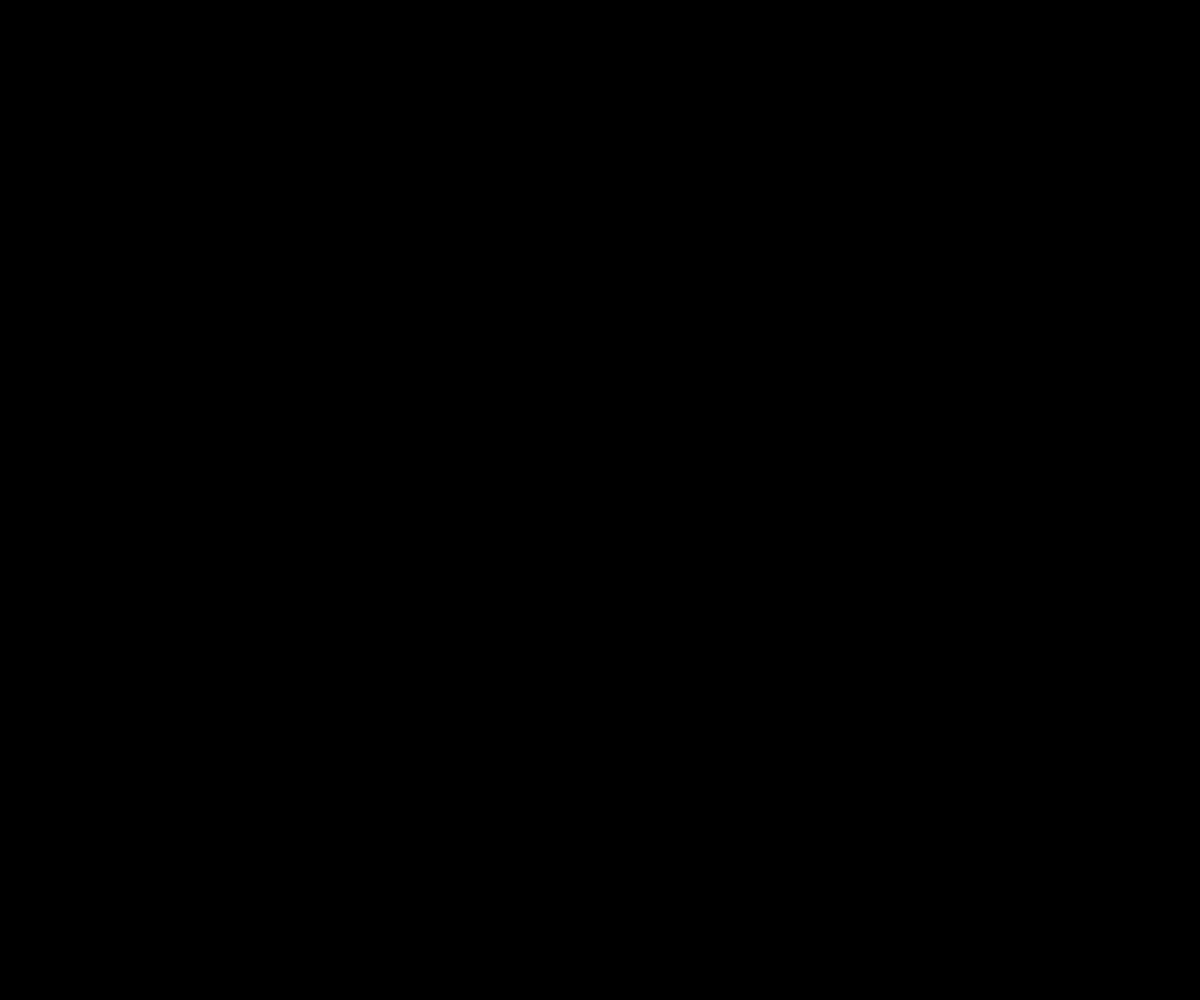
Frame 1 (no input)
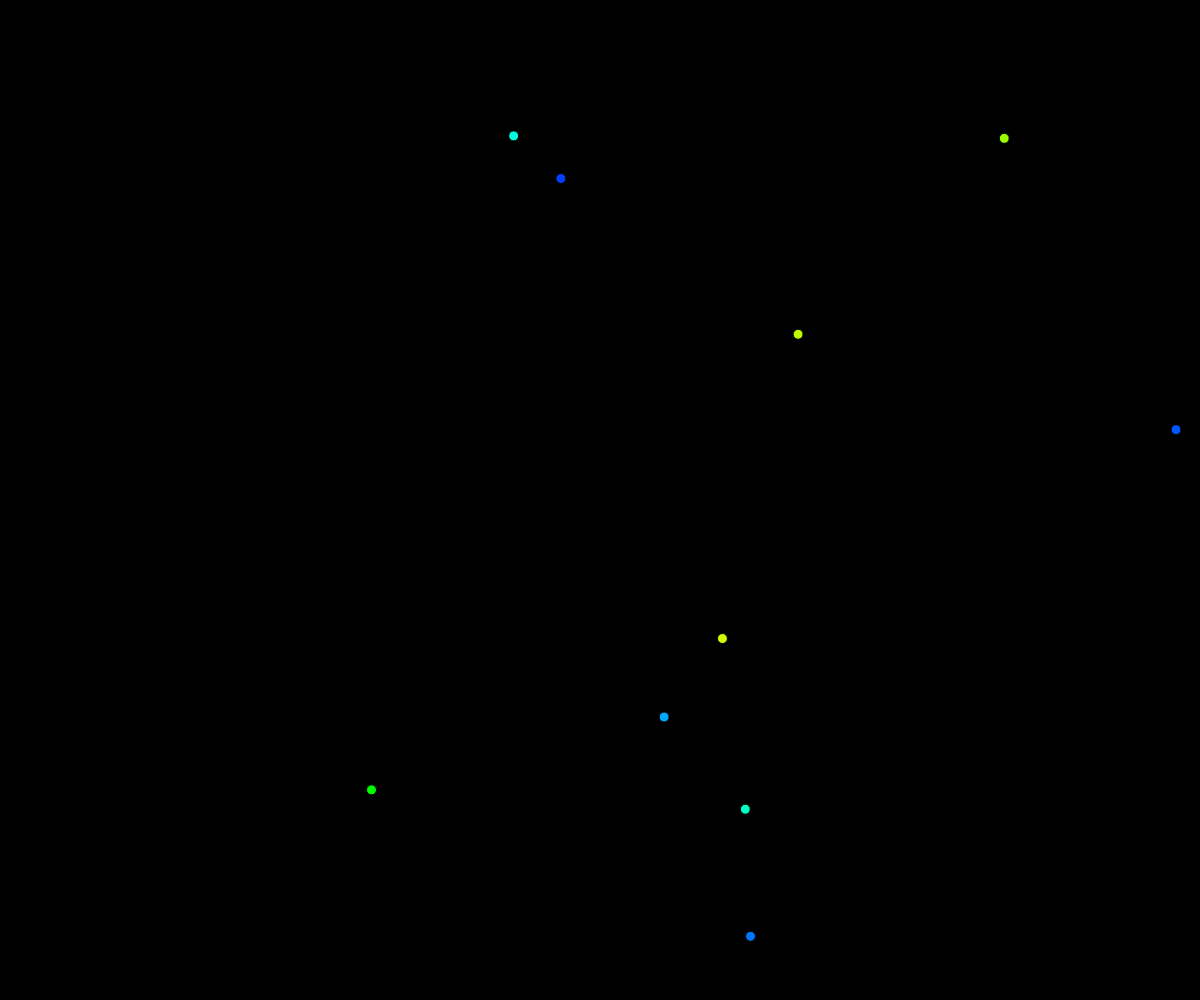
Frame 60 (no input)
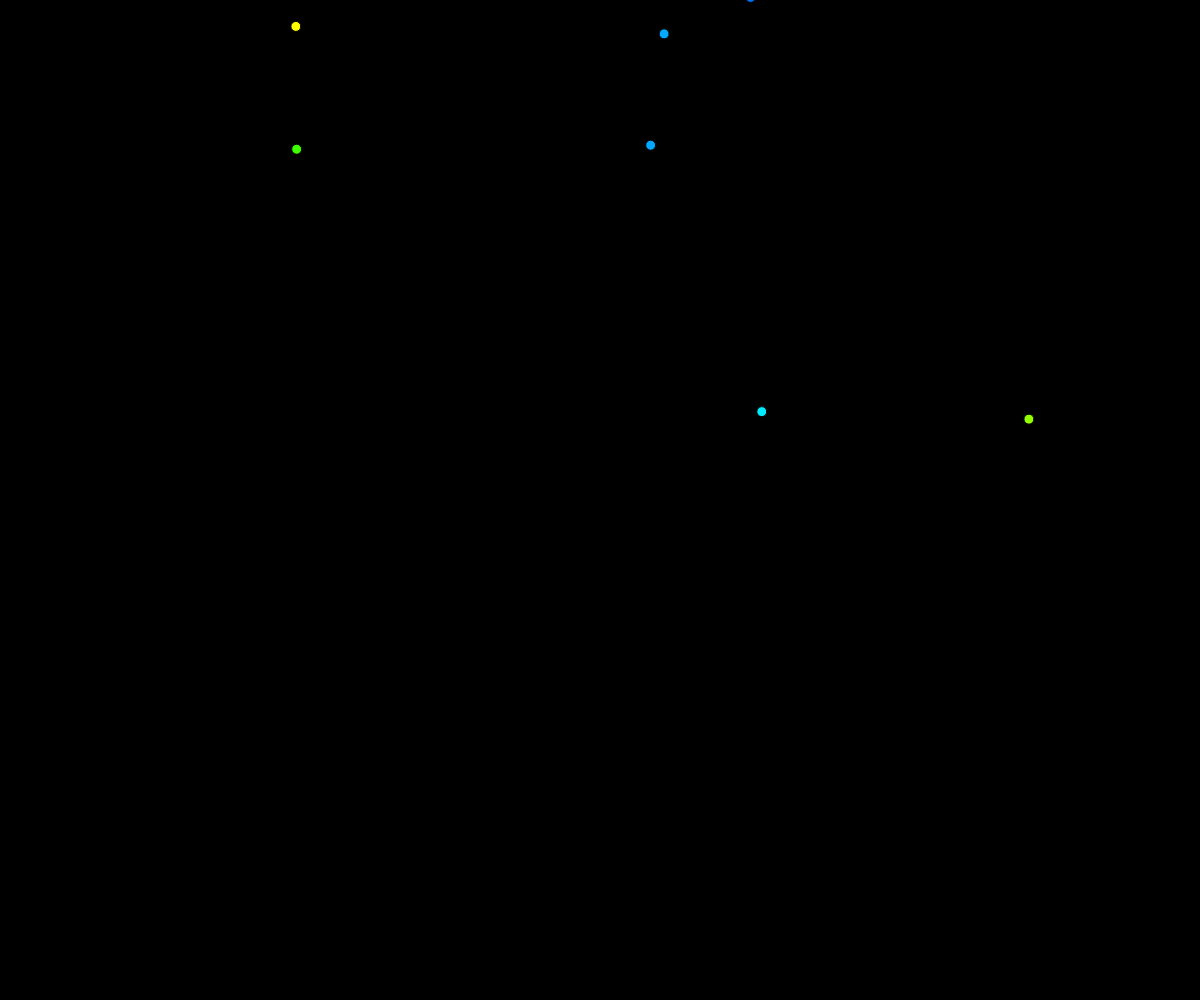
Frame 120 (the mouse pressed at the canvas centre since frame 60)

The p5.js sketch that drew these frames (run headless with seeded random() and noise() and a simulated clock; from frame 60 on, the mouse is pressed at the canvas centre):

// p5.js sketch
// ── sketch.js
/// <reference path="./p5.global-mode.d.ts" />

function setup() {
	createCanvas(windowWidth, windowHeight);
	frameRate(30);

	avg_velocity = windowHeight/50;
	rockets = [];
	particels = [];
	n_particel = 20;
	n_scalar = 2;
	propability_start = 0.1;
	var_velocity = 3;
}

function draw() {
	var window_vector = createVector(windowWidth, windowHeight);
	background(0, 0, 0);
	// if (rockets.length <  1 && particels.length <  1 ) {
	if (random(1)<propability_start) {
		var start_position = createVector(random(windowWidth), windowHeight - 20.0);
		var start_velocity = createVector(0.0, -(avg_velocity+random(var_velocity)));
		rockets.push(new Particel(start_position, start_velocity,random(255)));
	}
	for (var i = rockets.length - 1; i >= 0; i--) {
		rockets[i].move();
		rockets[i].show();

		// Explode at the highest point
		if (rockets[i].velocity.y >= 0) {
			for (var j = 0; j < n_particel; j++){
					var start_position = createVector(rockets[i].position.x, rockets[i].position.y);
					// var start_position = Object.assign({},fireworks[i].position); // copying the object (not referencing) producesses error. methods are not copied.
					scalar = random(n_scalar);
					var start_velocity = createVector(cos(j/n_particel*PI*2)*scalar, sin(j/n_particel*2*PI)*scalar);
					particels.push(new Particel(start_position, start_velocity, rockets[i].hu));
			}
			rockets.splice(i, 1);
		}
	}

	// let difference; 
	for (var i = particels.length - 1; i >= 0; i--) {
		particels[i].move();
		particels[i].show();

		// Delete particels when out of screen
		var difference = createVector(0,0);
		difference.x =  window_vector.x - particels[i].position.x;
		difference.y =  window_vector.y - particels[i].position.y;
		if (difference.x < 0 || difference.y < 0) {
			particels.splice(i, 1);
		}
	}
	// console.log(particels.length);
}
// ── particel.js
function Particel(start_position, start_velocity, hu){
    let start_acceleration = createVector(0.0, 0.2);
    let radius = 5;

    this.position = start_position;
    this.velocity = start_velocity;
    this.acceleration = start_acceleration;
	this.hu = hu;

    this.move = function(){
		this.position.add(this.velocity);
		this.velocity.add(this.acceleration);
	}
	
    this.show = function(){
		// strokeWeight(4);
		// stroke(255, 255, 255);
		colorMode(HSB)
		fill(this.hu,255,255);
        ellipse(this.position.x ,this.position.y ,radius*2,radius*2);
    }
}
